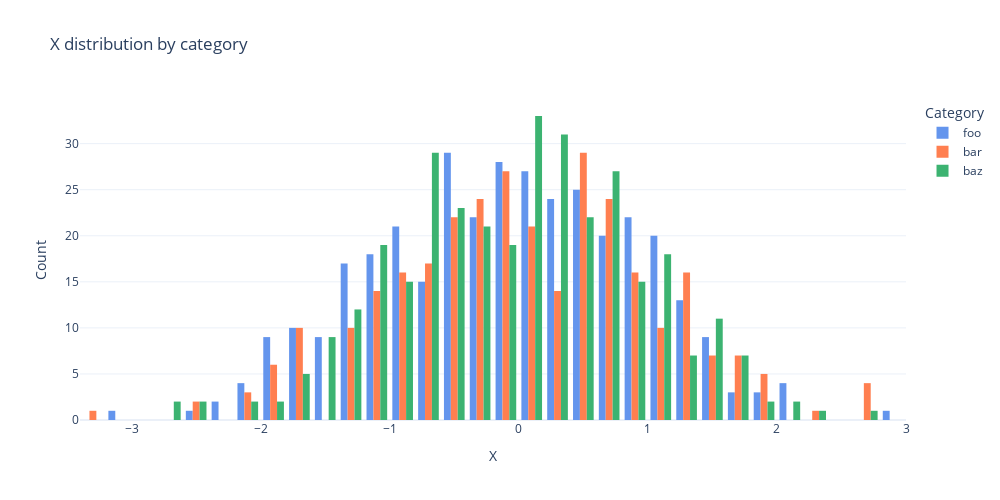

Notebook code cell kept with this figure:
### Code cell
# Grouped distribution plot with multiple categories

d_plot = d_plot
val_name = "x"
cat_name = "category"
cats = ["foo", "bar", "baz"]
colors = ["cornflowerblue", "coral", "mediumseagreen"]
bucket_size = None

fig = go.Figure()
for i, category in enumerate(cats):
    fig.add_trace(
        go.Histogram(
            x=(
                None
                if d_plot[val_name].dtype == "object"
                else d_plot[d_plot[cat_name] == category][val_name]
            ),
            y=(
                d_plot[d_plot[cat_name] == category][val_name]
                if d_plot[val_name].dtype == "object"
                else None
            ),
            name=category,
            showlegend=True,
            nbinsx=None,
            xbins=dict(size=bucket_size, start=None, end=None),
            marker=dict(color=colors[i]),
        )
    )
if d_plot[val_name].dtype == "object":
    fig.update_traces(hovertemplate="value: %{y}<br>count: %{x}")
else:
    fig.update_traces(hovertemplate="value: %{x}<br>count: %{y}")
fig.update_layout(
    template="plotly_white",
    width=1000,
    height=500,
    title=f"{val_name.capitalize()} distribution by {cat_name}",
    legend_title=cat_name.capitalize(),
    showlegend=True,
)
if d_plot[val_name].dtype == "object":
    fig.update_xaxes(title="Count", range=None, dtick=None)
    fig.update_yaxes(title=val_name.capitalize(), range=None, dtick=bucket_size)
else:
    fig.update_xaxes(title=val_name.capitalize(), range=None, dtick=bucket_size)
    fig.update_yaxes(title="Count", range=None, dtick=None)
fig.show()

### Figure 1 — Plotly figure (JSON) as saved in the notebook; plotly's stock layout.template omitted (floating-point values rounded to 4 significant figures; data arrays with more than 128 entries replaced by an {"elided": "..."} marker saying what was removed)
{"data": [{"hovertemplate": "value: %{x}<br>count: %{y}", "marker": {"color": "cornflowerblue"}, "name": "foo", "showlegend": true, "type": "histogram", "x": {"elided": "357 float values"}}, {"hovertemplate": "value: %{x}<br>count: %{y}", "marker": {"color": "coral"}, "name": "bar", "showlegend": true, "type": "histogram", "x": {"elided": "306 float values"}}, {"hovertemplate": "value: %{x}<br>count: %{y}", "marker": {"color": "mediumseagreen"}, "name": "baz", "showlegend": true, "type": "histogram", "x": {"elided": "337 float values"}}], "layout": {"height": 500, "legend": {"title": {"text": "Category"}}, "showlegend": true, "title": {"text": "X distribution by category"}, "width": 1000, "xaxis": {"title": {"text": "X"}}, "yaxis": {"title": {"text": "Count"}}}}
